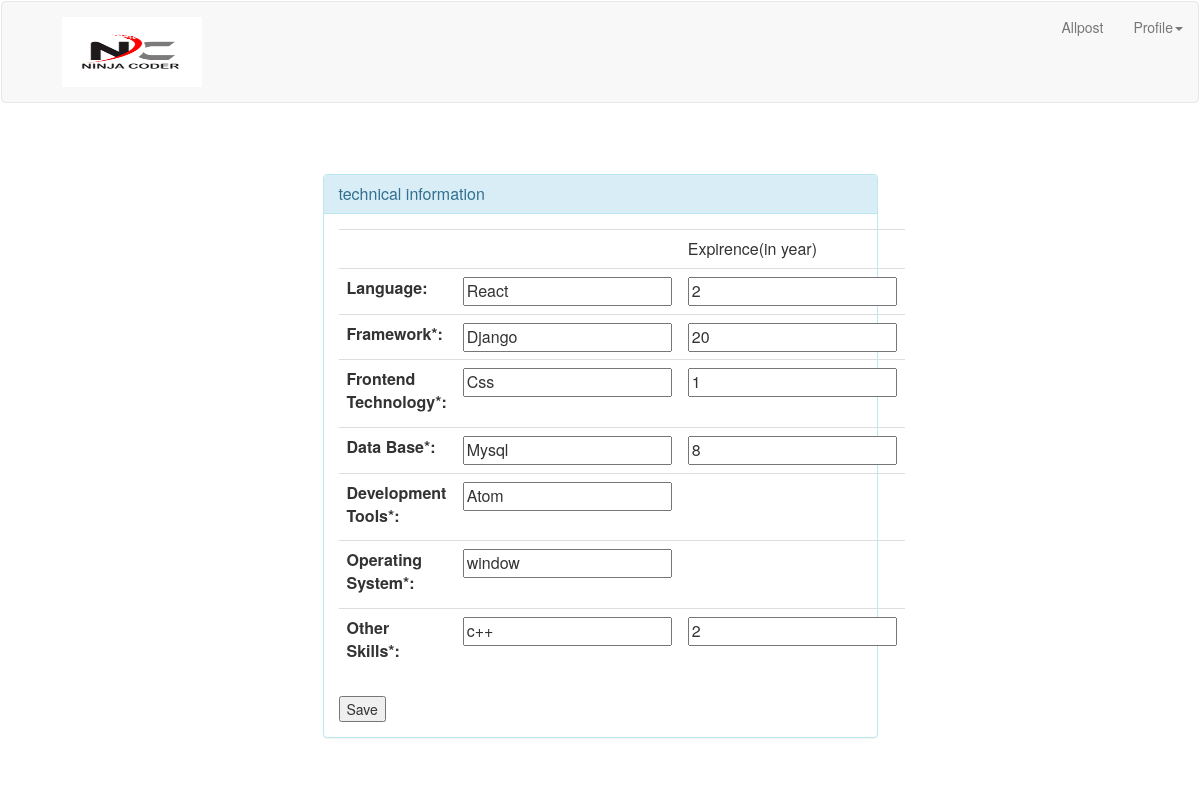
The page /techedit/ (signed in) on the database its author committed.
### YouTeamapp/models.py (models this page shows)
class devlopertechnical(models.Model):
    programing_language=models.CharField(max_length=100)
    user_exp = models.ForeignKey(User,on_delete=models.CASCADE,primary_key=True)
    expirencepl=models.CharField(max_length=3,null=True)
    framework=models.CharField(max_length=200)
    expirencefw=models.CharField(max_length=3,null=True)
    frontend_technology=models.CharField(max_length=200)
    expirenceft=models.CharField(max_length=3,null=True)
    data_base=models.CharField(max_length=200)
    expirencedb=models.CharField(max_length=3,null=True)
    other_skills=models.CharField(max_length=200)
    expirenceos=models.CharField(max_length=3,null=True)
    development_tools=models.CharField(max_length=200,null=True)
    operating_system=models.CharField(max_length=200,null=True)

### YouTeamapp/views/developer.py (the view, shortened to what this page needs)
# urls.py: url('techedit/', developer.edittechnology),
def edittechnology(request):
    user=User.objects.get(id=request.user.id)
    user_tech1=devlopertechnical.objects.get(user_exp=user.id)
    if request.method=='GET':
        return render(request, 'YouTeamapp/technologyedit.html', {"user_tech1":user_tech1})

### templates/YouTeamapp/technologyedit.html (shortened to what this page needs)
{% extends 'YouTeamapp/base.html' %}
{%block baseblock %}
<link href="//netdna.bootstrapcdn.com/bootstrap/3.1.0/css/bootstrap.min.css" rel="stylesheet" id="bootstrap-css">
<div class="container">
      <div class="row">
      <div class="col-md-5  toppad  pull-right col-md-offset-3 ">
       <br>
      </div>
        <div class="col-xs-12 col-sm-12 col-md-6 col-lg-6 col-xs-offset-0 col-sm-offset-0 col-md-offset-3 col-lg-offset-3 toppad" >
          <div class="panel panel-info">
            <div class="panel-heading">
              <h3 class="panel-title">technical information</h3>
            </div>
            <div class="panel-body">
              <div class="row">
                <form method="post" enctype="multipart/form-data">
                <div class=" col-md-9 col-lg-9 ">
                  <table class="table table-user-information">
                    <tbody>
                      <tr>
                        <td></td>
                        <td></td>
                        <td>Expirence(in year)</td>
                      </tr>
                      <tr>
                        <tr>
                        <th><label for="id_framework">Language:</label></th><td><input type="text" name="Designation" required id="id_Designation" value={{user_tech1.programing_language}}></td>
                        <td><input type="text" name="expirencepl" required id="id_expirencepl" value={{user_tech1.expirencepl}}></td>
                      </tr>
                      <tr>
                        <th><label for="id_framework">Framework*:</label></th><td><input type="text" name="framework" required id="id_framework" value={{user_tech1.framework}}></td>
                        <td><input type="text" name="expirencefw" required id="expirencefw" value={{user_tech1.expirencefw}}></td>
                      </tr>
                         <tr>
                             <tr>
                        <th><label for="id_framework">Frontend Technology*:</label></th><td><input type="text" name="frontend_technology" required id="id_frontend_technology" value={{user_tech1.frontend_technology}}></td>
                        <td><input type="text" name="expirenceft" required id="expirenceft" value={{user_tech1.expirenceft}}></td>
                      </tr>
                        <tr>
                          <th><label for="id_framework">Data Base*:</label></th><td><input type="text" name="data_base" required id="id_data_base" value={{user_tech1.data_base}}></td>
                          <td><input type="text" name="expirencedb" required id="expirencedb" value={{user_tech1.expirencedb}}></td>
                      </tr>
                      <tr>
                          <th><label for="id_framework">Development Tools*:</label></th><td><input type="text" name="development_tools" required id="id_development_tools" value={{user_tech1.development_tools}}></td>
                          <td></td>
                    </tr><tr>
                          <th><label for="id_framework">Operating System*:</label></th><td><input type="text" name="operating_system" required id="id_operating_system" value={{user_tech1.operating_system}}></td>
                          <td></td>
                      </tr>
                      <tr>
                            <th><label for="id_framework">Other Skills*:</label></th><td><input type="text" name="other_skills" required id="id_other_skills" value={{user_tech1.other_skills}}></td>
                            <td><input type="text" name="expirenceos" required id="expirenceos" value={{user_tech1.expirenceos}}></td>
                        </tr>
                    </tbody>
                  </table>
                  <input type="submit" value="Save" />
               </form>
                </div>
              </div>
            </div>
          </div>
        </div>
      </div>
    {% endblock%}

### rows shown on the page
devlopertechnical: expirencepl "2", framework "Django", expirencefw "20", frontend_technology "Css", expirenceft "1", expirencedb "8", development_tools "Atom", operating_system "window", other_skills "c++", expirenceos "2"
